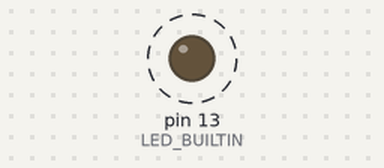
This sketch was run on a simulated Arduino Uno, built with avr-gcc and run on an emulated ATmega328P. Shown: output pins drawn as LEDs (lit = HIGH). Dashed ring = blinking.

Above: at 0.2 s.
Timing chart, 0 to 3.0 s (numbered marks = the images above):
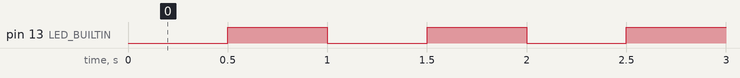

Measured:
- by itself, pin 13 (LED_BUILTIN): alternates HIGH for 0.50 s and LOW for 0.50 s

The sketch:

example_1.ino
```cpp
// Blinks the board's built-in LED (which is active LOW) at a 1 Hz rate.
//
// Buy this module: https://shillehtek.com/products/seeeduino-xiao-samd21-arduino-board-presoldered
// Full manual: https://shillehtek.com/blogs/shillehtek-product-manuals/seeeduino-xiao-samd21-arduino-board-presoldered-manual
// More examples: https://github.com/shillehbean/shillehtek-examples
//

// Seeeduino XIAO SAMD21 - Built-in LED blink
// Install: Boards Manager -> "Seeed SAMD Boards" by Seeed Studio
// Select Board: "Seeeduino XIAO"

void setup() {
  pinMode(LED_BUILTIN, OUTPUT);
}

void loop() {
  digitalWrite(LED_BUILTIN, LOW);   // LED is active LOW
  delay(500);
  digitalWrite(LED_BUILTIN, HIGH);
  delay(500);
}
```
